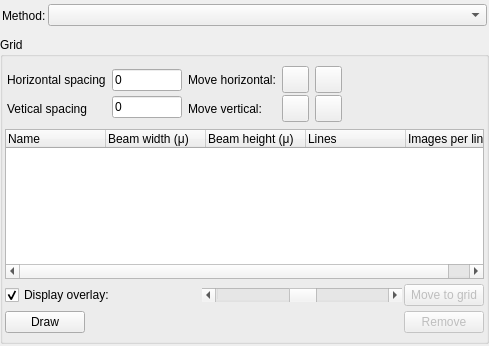
<?xml version="1.0" encoding="UTF-8"?>
<ui version="4.0">
 <class>AdvancedMethodsWidgetLayout</class>
 <widget class="QWidget" name="AdvancedMethodsWidgetLayout">
  <property name="geometry">
   <rect>
    <x>0</x>
    <y>0</y>
    <width>489</width>
    <height>346</height>
   </rect>
  </property>
  <property name="sizePolicy">
   <sizepolicy hsizetype="Minimum" vsizetype="Minimum">
    <horstretch>0</horstretch>
    <verstretch>0</verstretch>
   </sizepolicy>
  </property>
  <property name="maximumSize">
   <size>
    <width>32767</width>
    <height>32767</height>
   </size>
  </property>
  <property name="windowTitle">
   <string>Advanced methods</string>
  </property>
  <layout class="QVBoxLayout">
   <property name="spacing">
    <number>0</number>
   </property>
   <property name="margin">
    <number>0</number>
   </property>
   <item>
    <layout class="QHBoxLayout" name="main_layout">
     <property name="spacing">
      <number>2</number>
     </property>
     <property name="margin">
      <number>0</number>
     </property>
     <item>
      <layout class="QVBoxLayout" name="main_vlayout">
       <property name="spacing">
        <number>6</number>
       </property>
       <property name="leftMargin">
        <number>0</number>
       </property>
       <property name="topMargin">
        <number>0</number>
       </property>
       <property name="rightMargin">
        <number>0</number>
       </property>
       <property name="bottomMargin">
        <number>2</number>
       </property>
       <item>
        <layout class="QHBoxLayout" name="horizontalLayout">
         <property name="spacing">
          <number>2</number>
         </property>
         <property name="margin">
          <number>2</number>
         </property>
         <item>
          <widget class="QLabel" name="method_type_label">
           <property name="minimumSize">
            <size>
             <width>0</width>
             <height>27</height>
            </size>
           </property>
           <property name="text">
            <string>Method:</string>
           </property>
           <property name="wordWrap">
            <bool>false</bool>
           </property>
          </widget>
         </item>
         <item>
          <widget class="QComboBox" name="method_combo">
           <property name="sizePolicy">
            <sizepolicy hsizetype="Expanding" vsizetype="Fixed">
             <horstretch>0</horstretch>
             <verstretch>0</verstretch>
            </sizepolicy>
           </property>
           <property name="minimumSize">
            <size>
             <width>270</width>
             <height>0</height>
            </size>
           </property>
           <property name="maximumSize">
            <size>
             <width>32767</width>
             <height>16777215</height>
            </size>
           </property>
          </widget>
         </item>
        </layout>
       </item>
       <item>
        <widget class="QGroupBox" name="grid_gbox">
         <property name="title">
          <string>Grid</string>
         </property>
         <layout class="QGridLayout" name="gridLayout">
          <property name="leftMargin">
           <number>2</number>
          </property>
          <property name="topMargin">
           <number>4</number>
          </property>
          <property name="rightMargin">
           <number>2</number>
          </property>
          <property name="bottomMargin">
           <number>2</number>
          </property>
          <property name="spacing">
           <number>2</number>
          </property>
          <item row="2" column="0">
           <widget class="QTreeWidget" name="grid_treewidget">
            <property name="maximumSize">
             <size>
              <width>16777215</width>
              <height>150</height>
             </size>
            </property>
            <property name="font">
             <font>
              <pointsize>9</pointsize>
              <weight>50</weight>
              <italic>false</italic>
              <bold>false</bold>
             </font>
            </property>
            <property name="rootIsDecorated">
             <bool>false</bool>
            </property>
            <column>
             <property name="text">
              <string>Name</string>
             </property>
            </column>
            <column>
             <property name="text">
              <string>Beam width (μ)</string>
             </property>
            </column>
            <column>
             <property name="text">
              <string>Beam height (μ)</string>
             </property>
            </column>
            <column>
             <property name="text">
              <string>Lines</string>
             </property>
            </column>
            <column>
             <property name="text">
              <string>Images per line</string>
             </property>
            </column>
           </widget>
          </item>
          <item row="4" column="0">
           <layout class="QHBoxLayout" name="buttons_hlayout">
            <property name="leftMargin">
             <number>0</number>
            </property>
            <property name="topMargin">
             <number>0</number>
            </property>
            <item>
             <widget class="QPushButton" name="draw_grid_button">
              <property name="text">
               <string>Draw</string>
              </property>
              <property name="icon">
               <iconset>
                <normaloff>../../../BlissFramework/Icons/Grid.png</normaloff>../../../BlissFramework/Icons/Grid.png</iconset>
              </property>
             </widget>
            </item>
            <item>
             <spacer name="horizontalSpacer_2">
              <property name="orientation">
               <enum>Qt::Horizontal</enum>
              </property>
              <property name="sizeHint" stdset="0">
               <size>
                <width>40</width>
                <height>20</height>
               </size>
              </property>
             </spacer>
            </item>
            <item>
             <widget class="QPushButton" name="remove_grid_button">
              <property name="enabled">
               <bool>false</bool>
              </property>
              <property name="text">
               <string>Remove</string>
              </property>
             </widget>
            </item>
           </layout>
          </item>
          <item row="0" column="0">
           <layout class="QVBoxLayout" name="grid_vlayout">
            <property name="spacing">
             <number>2</number>
            </property>
            <property name="leftMargin">
             <number>0</number>
            </property>
            <property name="topMargin">
             <number>0</number>
            </property>
            <property name="rightMargin">
             <number>0</number>
            </property>
            <item>
             <layout class="QHBoxLayout" name="grid_tools_hlayout">
              <property name="spacing">
               <number>6</number>
              </property>
              <property name="margin">
               <number>2</number>
              </property>
              <item>
               <layout class="QVBoxLayout" name="spacing_lable_vlayout">
                <property name="spacing">
                 <number>2</number>
                </property>
                <property name="leftMargin">
                 <number>0</number>
                </property>
                <property name="topMargin">
                 <number>0</number>
                </property>
                <property name="rightMargin">
                 <number>0</number>
                </property>
                <item>
                 <widget class="QLabel" name="hor_spacing_label">
                  <property name="text">
                   <string>Horizontal spacing</string>
                  </property>
                 </widget>
                </item>
                <item>
                 <widget class="QLabel" name="ver_spacing_label_2">
                  <property name="text">
                   <string>Vetical spacing</string>
                  </property>
                 </widget>
                </item>
               </layout>
              </item>
              <item>
               <layout class="QVBoxLayout" name="spacing_ledit_vlayout">
                <property name="spacing">
                 <number>2</number>
                </property>
                <item>
                 <widget class="QLineEdit" name="hor_spacing_ledit">
                  <property name="maximumSize">
                   <size>
                    <width>70</width>
                    <height>16777215</height>
                   </size>
                  </property>
                  <property name="text">
                   <string>0</string>
                  </property>
                 </widget>
                </item>
                <item>
                 <widget class="QLineEdit" name="ver_spacing_ledit">
                  <property name="maximumSize">
                   <size>
                    <width>70</width>
                    <height>16777215</height>
                   </size>
                  </property>
                  <property name="text">
                   <string>0</string>
                  </property>
                 </widget>
                </item>
               </layout>
              </item>
              <item>
               <layout class="QVBoxLayout" name="move_label_vlayout">
                <property name="spacing">
                 <number>2</number>
                </property>
                <property name="leftMargin">
                 <number>0</number>
                </property>
                <property name="topMargin">
                 <number>0</number>
                </property>
                <property name="rightMargin">
                 <number>0</number>
                </property>
                <item>
                 <widget class="QLabel" name="move_hor_label">
                  <property name="text">
                   <string>Move horizontal:</string>
                  </property>
                 </widget>
                </item>
                <item>
                 <widget class="QLabel" name="move_ver_label">
                  <property name="text">
                   <string>Move vertical:</string>
                  </property>
                 </widget>
                </item>
               </layout>
              </item>
              <item>
               <layout class="QVBoxLayout" name="move_buttons_one_layout">
                <property name="spacing">
                 <number>2</number>
                </property>
                <property name="leftMargin">
                 <number>0</number>
                </property>
                <property name="topMargin">
                 <number>0</number>
                </property>
                <property name="rightMargin">
                 <number>0</number>
                </property>
                <item>
                 <widget class="QPushButton" name="move_left_button">
                  <property name="maximumSize">
                   <size>
                    <width>27</width>
                    <height>27</height>
                   </size>
                  </property>
                  <property name="text">
                   <string/>
                  </property>
                  <property name="icon">
                   <iconset>
                    <normaloff>../../../BlissFramework/Icons/Left2.png</normaloff>../../../BlissFramework/Icons/Left2.png</iconset>
                  </property>
                 </widget>
                </item>
                <item>
                 <widget class="QPushButton" name="move_up_button">
                  <property name="maximumSize">
                   <size>
                    <width>27</width>
                    <height>27</height>
                   </size>
                  </property>
                  <property name="text">
                   <string/>
                  </property>
                  <property name="icon">
                   <iconset>
                    <normaloff>../../../BlissFramework/Icons/Up2.png</normaloff>../../../BlissFramework/Icons/Up2.png</iconset>
                  </property>
                 </widget>
                </item>
               </layout>
              </item>
              <item>
               <layout class="QVBoxLayout" name="move_buttons_two_layout">
                <property name="spacing">
                 <number>2</number>
                </property>
                <property name="leftMargin">
                 <number>0</number>
                </property>
                <property name="topMargin">
                 <number>0</number>
                </property>
                <property name="rightMargin">
                 <number>0</number>
                </property>
                <item>
                 <widget class="QPushButton" name="move_right_button">
                  <property name="maximumSize">
                   <size>
                    <width>27</width>
                    <height>27</height>
                   </size>
                  </property>
                  <property name="text">
                   <string/>
                  </property>
                  <property name="icon">
                   <iconset>
                    <normaloff>../../../BlissFramework/Icons/Right2.png</normaloff>../../../BlissFramework/Icons/Right2.png</iconset>
                  </property>
                 </widget>
                </item>
                <item>
                 <widget class="QPushButton" name="move_down_button">
                  <property name="maximumSize">
                   <size>
                    <width>27</width>
                    <height>27</height>
                   </size>
                  </property>
                  <property name="text">
                   <string/>
                  </property>
                  <property name="icon">
                   <iconset>
                    <normaloff>../../../BlissFramework/Icons/Down2.png</normaloff>../../../BlissFramework/Icons/Down2.png</iconset>
                  </property>
                 </widget>
                </item>
               </layout>
              </item>
              <item>
               <spacer name="horizontalSpacer">
                <property name="orientation">
                 <enum>Qt::Horizontal</enum>
                </property>
                <property name="sizeHint" stdset="0">
                 <size>
                  <width>40</width>
                  <height>20</height>
                 </size>
                </property>
               </spacer>
              </item>
             </layout>
            </item>
           </layout>
          </item>
          <item row="3" column="0">
           <layout class="QHBoxLayout" name="horizontalLayout_2">
            <property name="spacing">
             <number>2</number>
            </property>
            <property name="leftMargin">
             <number>0</number>
            </property>
            <property name="topMargin">
             <number>0</number>
            </property>
            <item>
             <widget class="QCheckBox" name="overlay_cbox">
              <property name="text">
               <string>Display overlay:</string>
              </property>
              <property name="checked">
               <bool>true</bool>
              </property>
             </widget>
            </item>
            <item>
             <widget class="QScrollBar" name="overlay_alpha_progressbar">
              <property name="minimumSize">
               <size>
                <width>200</width>
                <height>0</height>
               </size>
              </property>
              <property name="maximum">
               <number>255</number>
              </property>
              <property name="value">
               <number>130</number>
              </property>
              <property name="orientation">
               <enum>Qt::Horizontal</enum>
              </property>
             </widget>
            </item>
            <item>
             <widget class="QPushButton" name="move_to_grid_button">
              <property name="enabled">
               <bool>false</bool>
              </property>
              <property name="sizePolicy">
               <sizepolicy hsizetype="Fixed" vsizetype="Fixed">
                <horstretch>0</horstretch>
                <verstretch>0</verstretch>
               </sizepolicy>
              </property>
              <property name="minimumSize">
               <size>
                <width>0</width>
                <height>0</height>
               </size>
              </property>
              <property name="maximumSize">
               <size>
                <width>16777215</width>
                <height>16777215</height>
               </size>
              </property>
              <property name="text">
               <string>Move to grid</string>
              </property>
             </widget>
            </item>
           </layout>
          </item>
         </layout>
        </widget>
       </item>
      </layout>
     </item>
    </layout>
   </item>
  </layout>
 </widget>
 <layoutdefault spacing="6" margin="11"/>
 <pixmapfunction>qPixmapFromMimeSource</pixmapfunction>
 <resources/>
 <connections>
  <connection>
   <sender>overlay_cbox</sender>
   <signal>toggled(bool)</signal>
   <receiver>overlay_alpha_progressbar</receiver>
   <slot>setEnabled(bool)</slot>
   <hints>
    <hint type="sourcelabel">
     <x>138</x>
     <y>139</y>
    </hint>
    <hint type="destinationlabel">
     <x>360</x>
     <y>143</y>
    </hint>
   </hints>
  </connection>
 </connections>
</ui>
